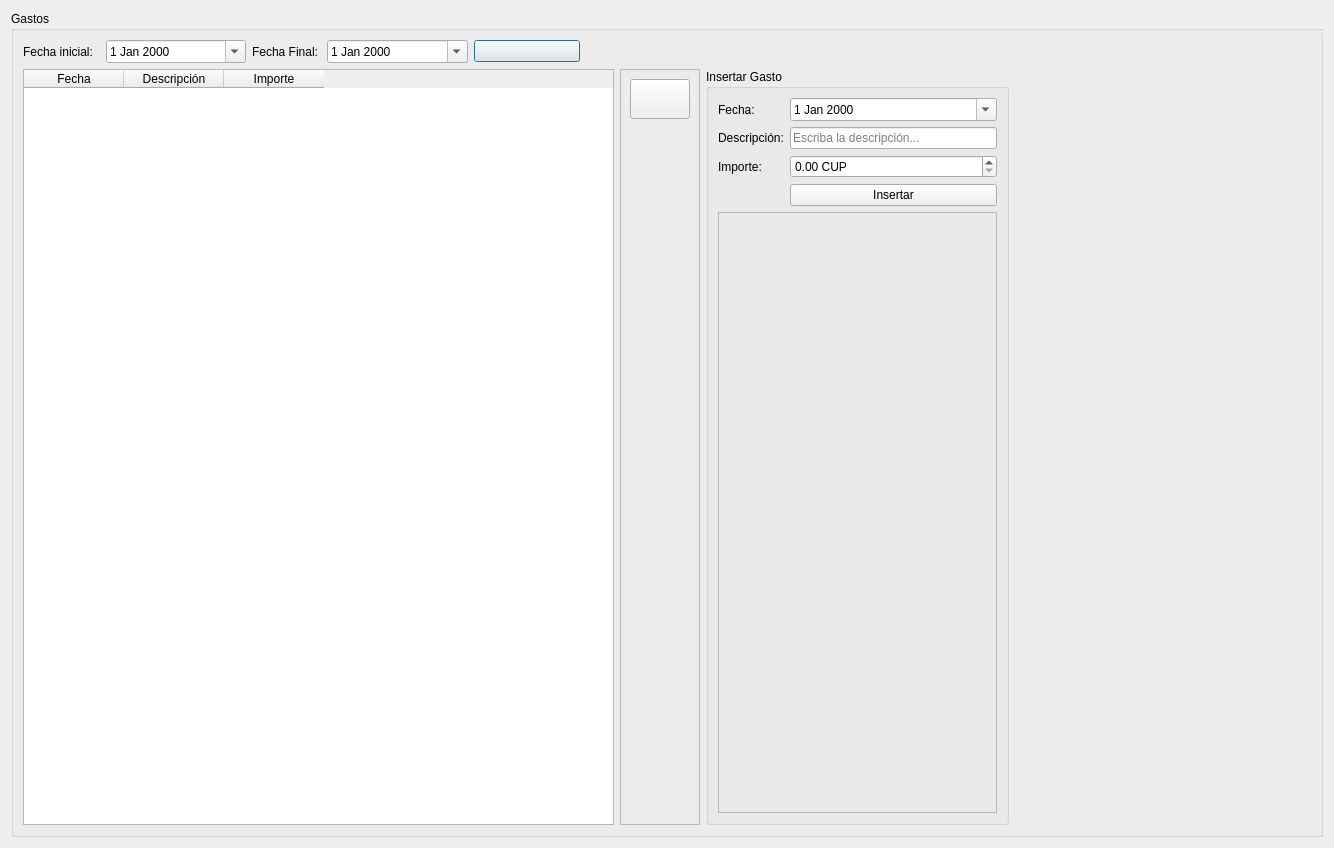
<?xml version="1.0" encoding="UTF-8"?>
<ui version="4.0">
 <class>form_gastos</class>
 <widget class="QDialog" name="form_gastos">
  <property name="geometry">
   <rect>
    <x>0</x>
    <y>0</y>
    <width>1334</width>
    <height>848</height>
   </rect>
  </property>
  <property name="windowTitle">
   <string>Gastos</string>
  </property>
  <layout class="QGridLayout" name="gridLayout_2">
   <item row="0" column="0">
    <widget class="QGroupBox" name="groupBox">
     <property name="title">
      <string>Gastos</string>
     </property>
     <layout class="QGridLayout" name="gridLayout_4">
      <item row="0" column="3">
       <widget class="QDateEdit" name="de_final">
        <property name="calendarPopup">
         <bool>true</bool>
        </property>
       </widget>
      </item>
      <item row="0" column="4" colspan="2">
       <widget class="QPushButton" name="pb_filtrar">
        <property name="maximumSize">
         <size>
          <width>106</width>
          <height>16777215</height>
         </size>
        </property>
        <property name="toolTip">
         <string>Filtrar</string>
        </property>
        <property name="whatsThis">
         <string>Filtrar</string>
        </property>
        <property name="text">
         <string/>
        </property>
        <property name="icon">
         <iconset resource="recursos.qrc">
          <normaloff>:/images/Images/iconos_colores/filter_96px.png</normaloff>:/images/Images/iconos_colores/filter_96px.png</iconset>
        </property>
       </widget>
      </item>
      <item row="0" column="1">
       <widget class="QDateEdit" name="de_inicial">
        <property name="calendarPopup">
         <bool>true</bool>
        </property>
       </widget>
      </item>
      <item row="0" column="2">
       <widget class="QLabel" name="label_2">
        <property name="maximumSize">
         <size>
          <width>69</width>
          <height>16777215</height>
         </size>
        </property>
        <property name="text">
         <string>Fecha Final:</string>
        </property>
       </widget>
      </item>
      <item row="0" column="0">
       <widget class="QLabel" name="label">
        <property name="minimumSize">
         <size>
          <width>0</width>
          <height>0</height>
         </size>
        </property>
        <property name="maximumSize">
         <size>
          <width>77</width>
          <height>16777215</height>
         </size>
        </property>
        <property name="text">
         <string>Fecha inicial:</string>
        </property>
       </widget>
      </item>
      <item row="1" column="0" colspan="5">
       <widget class="QTableWidget" name="tw_gastos">
        <property name="minimumSize">
         <size>
          <width>591</width>
          <height>0</height>
         </size>
        </property>
        <property name="selectionBehavior">
         <enum>QAbstractItemView::SelectRows</enum>
        </property>
        <column>
         <property name="text">
          <string>Fecha</string>
         </property>
        </column>
        <column>
         <property name="text">
          <string>Descripción</string>
         </property>
        </column>
        <column>
         <property name="text">
          <string>Importe</string>
         </property>
        </column>
       </widget>
      </item>
      <item row="1" column="6">
       <widget class="QGroupBox" name="groupBox_2">
        <property name="title">
         <string>Insertar Gasto</string>
        </property>
        <layout class="QGridLayout" name="gridLayout">
         <item row="0" column="0">
          <widget class="QLabel" name="label_5">
           <property name="text">
            <string>Fecha:</string>
           </property>
          </widget>
         </item>
         <item row="0" column="1">
          <widget class="QDateEdit" name="de_fecha">
           <property name="calendarPopup">
            <bool>true</bool>
           </property>
          </widget>
         </item>
         <item row="2" column="1">
          <widget class="QDoubleSpinBox" name="sb_importe">
           <property name="prefix">
            <string/>
           </property>
           <property name="suffix">
            <string> CUP</string>
           </property>
           <property name="maximum">
            <double>1000000000000000.000000000000000</double>
           </property>
          </widget>
         </item>
         <item row="1" column="0">
          <widget class="QLabel" name="label_3">
           <property name="text">
            <string>Descripción:</string>
           </property>
          </widget>
         </item>
         <item row="1" column="1">
          <widget class="QLineEdit" name="le_descripcion">
           <property name="placeholderText">
            <string>Escriba la descripción...</string>
           </property>
          </widget>
         </item>
         <item row="3" column="1">
          <widget class="QPushButton" name="pb_insertar">
           <property name="text">
            <string>Insertar</string>
           </property>
           <property name="icon">
            <iconset resource="recursos.qrc">
             <normaloff>:/images/Images/iconos_colores/plus_96px.png</normaloff>:/images/Images/iconos_colores/plus_96px.png</iconset>
           </property>
          </widget>
         </item>
         <item row="2" column="0">
          <widget class="QLabel" name="label_4">
           <property name="text">
            <string>Importe:</string>
           </property>
          </widget>
         </item>
         <item row="4" column="0" colspan="2">
          <widget class="QFrame" name="frame_2">
           <property name="frameShape">
            <enum>QFrame::StyledPanel</enum>
           </property>
           <property name="frameShadow">
            <enum>QFrame::Raised</enum>
           </property>
          </widget>
         </item>
        </layout>
       </widget>
      </item>
      <item row="1" column="5">
       <widget class="QFrame" name="frame">
        <property name="frameShape">
         <enum>QFrame::StyledPanel</enum>
        </property>
        <property name="frameShadow">
         <enum>QFrame::Raised</enum>
        </property>
        <layout class="QGridLayout" name="gridLayout_3">
         <item row="0" column="0">
          <widget class="QPushButton" name="pb_eliminar">
           <property name="minimumSize">
            <size>
             <width>60</width>
             <height>40</height>
            </size>
           </property>
           <property name="toolTip">
            <string>Eliminar</string>
           </property>
           <property name="whatsThis">
            <string>Eliminar</string>
           </property>
           <property name="text">
            <string/>
           </property>
           <property name="icon">
            <iconset resource="recursos.qrc">
             <normaloff>:/images/Images/iconos_colores/trash_can_96px.png</normaloff>:/images/Images/iconos_colores/trash_can_96px.png</iconset>
           </property>
           <property name="iconSize">
            <size>
             <width>35</width>
             <height>35</height>
            </size>
           </property>
          </widget>
         </item>
         <item row="1" column="0">
          <spacer name="verticalSpacer">
           <property name="orientation">
            <enum>Qt::Vertical</enum>
           </property>
           <property name="sizeHint" stdset="0">
            <size>
             <width>20</width>
             <height>40</height>
            </size>
           </property>
          </spacer>
         </item>
        </layout>
       </widget>
      </item>
      <item row="1" column="7">
       <spacer name="horizontalSpacer">
        <property name="orientation">
         <enum>Qt::Horizontal</enum>
        </property>
        <property name="sizeHint" stdset="0">
         <size>
          <width>40</width>
          <height>20</height>
         </size>
        </property>
       </spacer>
      </item>
     </layout>
    </widget>
   </item>
  </layout>
 </widget>
 <resources>
  <include location="recursos.qrc"/>
 </resources>
 <connections/>
</ui>
